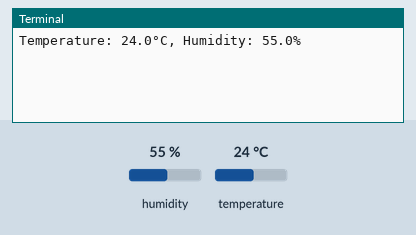
Simulated run of this program. Board: Raspberry Pi (BCM pin numbers). Shown: the last lines printed to the terminal. The inputs (shaded band) are chosen by the test bench; at power-on: humidity 55 %, temperature 24 °C.

Above: at 1.2 s.
1.3 s: humidity set to 22 %
At 3.7 s:
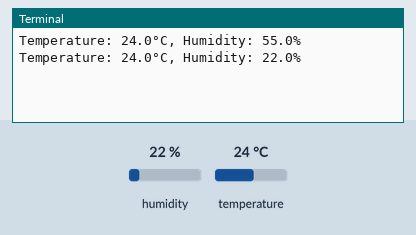
4.7 s: temperature set to 12 °C
At 6.5 s:
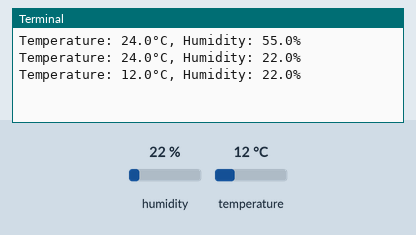
8.1 s: humidity set to 40 %
At 9.4 s:
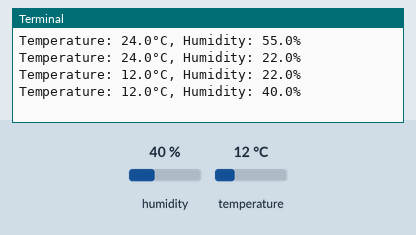
Timing chart, 0 to 11.1 s (numbered marks = the images above; inputs shaded):
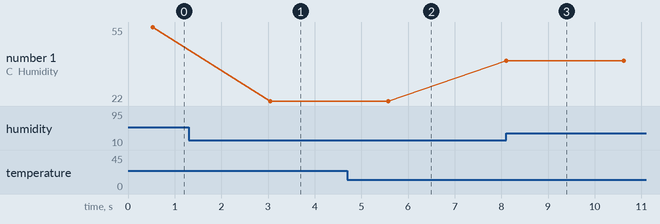

Measured:
- after the input at 1.3 s, the terminal: prints a new line after 1.8 s (image 1)
- after the input at 4.7 s, the terminal: prints a new line after 0.88 s (image 2)
- after the input at 8.1 s, the terminal: prints a new line at once (image 3)
- plotted number 1: 55 → 22 after the input at 1.3 s, 22 → 40 after the input at 8.1 s

The program:

qn5.py
```python
#raspberry qn 5
import Adafruit_DHT
import time

# DHT11 sensor connected to GPIO 4
DHT_SENSOR = Adafruit_DHT.DHT11
DHT_PIN = 4

def main():
    try:
        while True:
            # Try to grab a sensor reading
            humidity, temperature = Adafruit_DHT.read_retry(DHT_SENSOR, DHT_PIN)

            # If successful, print temperature and humidity
            if humidity is not None and temperature is not None:
                print(f"Temperature: {temperature:.1f}°C, Humidity: {humidity:.1f}%")
            else:
                print("Failed to retrieve data from DHT11 sensor")

            time.sleep(2)  # Wait for 2 seconds before the next reading
    except KeyboardInterrupt:
        print("Program terminated by user")
    finally:
        print("Exiting...")

if __name__ == "__main__":
    main()
```
